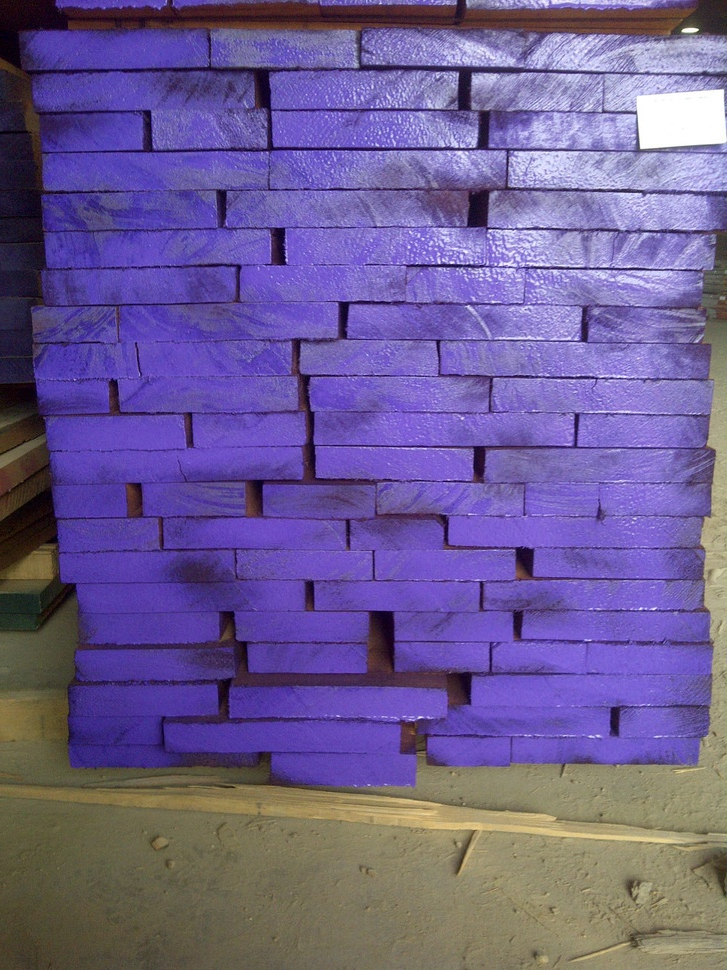
//> input picture Images/78bunk.JPG, 727 x 970 px, shrunk from 972 x 1296 before the run
$ ./waterShed ../Images/78bunk.JPG   (built with g++ and OpenCV 4)
//> lines starting //> are read from the running program, lines starting //| are printed output that depends on the picture; after the words box and inside, x2 and y2 are one past the last pixel; in counts of white or black regions, pixels touching at a corner belong together
/**
 * Count and segment overlapping objects with Watershed and Distance Transform.
 *
 * See the tutorial at:
 * http://opencv-code.com/count-and-segment-overlapping-objects-with-watershed-and-distance-transform/
 */

 // This is the standard way of counting objects in a scene

#include </opt/local/include/opencv2/imgproc/imgproc.hpp>
#include <highgui.h>
#include <cv.h>
#include <iostream>

int main(int argc, char** argv)
{
	cv::Mat src = cv::imread(argv[1]);
//> src is the input picture: 970 rows x 727 cols, CV_8UC3; mean B, G, R 144.9, 93.2, 109
	if (!src.data)
		return -1;

	cv::imshow("src", src);

	// Create binary image from source image
	cv::Mat bw;
	cv::cvtColor(src, bw, CV_BGR2GRAY);
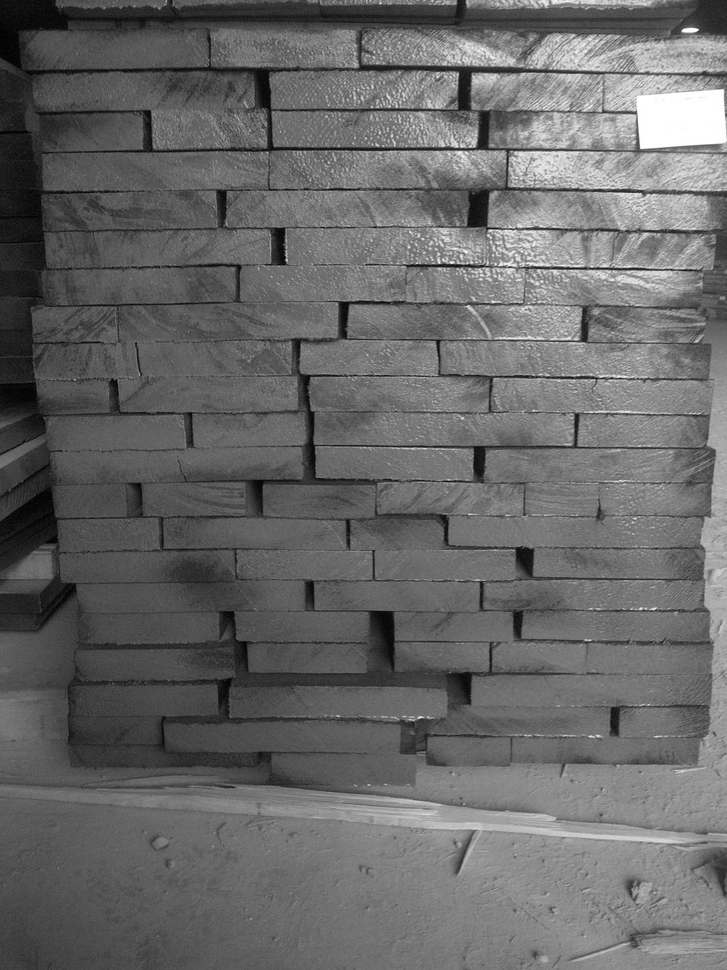
//> bw: 970 rows x 727 cols, CV_8UC1; min 1, max 255, mean 103.8
	cv::threshold(bw, bw, 40, 255, CV_THRESH_BINARY);
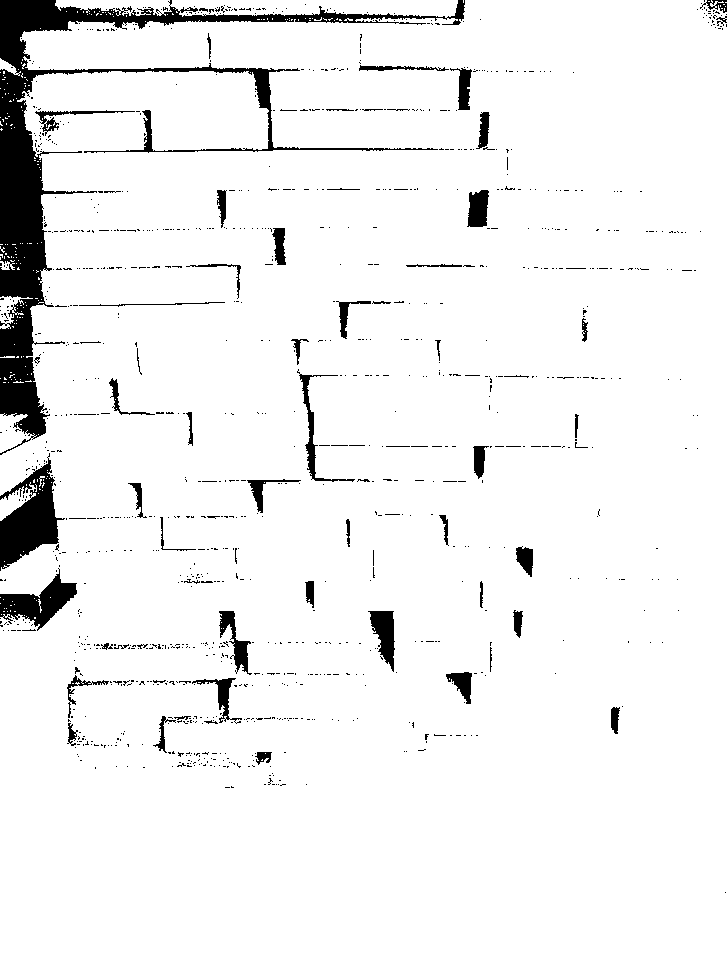
//> bw: 970 rows x 727 cols, CV_8UC1; 94.2% white; 1097 black regions (1028 under 20 px), largest, box (x1, y1, x2, y2) and area: (0, 0, 465, 455) 21193, (0, 453, 65, 571) 3579, (0, 568, 77, 631) 1980
	cv::imshow("bw", bw);

	// Perform the distance transform algorithm
	cv::Mat dist;
	cv::distanceTransform(bw, dist, CV_DIST_L2, 3);

	// Normalize the distance image for range = {0.0, 1.0}
	// so we can visualize and threshold it
	cv::normalize(dist, dist, 0, 1., cv::NORM_MINMAX);
	cv::imshow("dist", dist);

	// Threshold to obtain the peaks
	// This will be the markers for the foreground objects
	cv::threshold(dist, dist, .5, 1., CV_THRESH_BINARY);
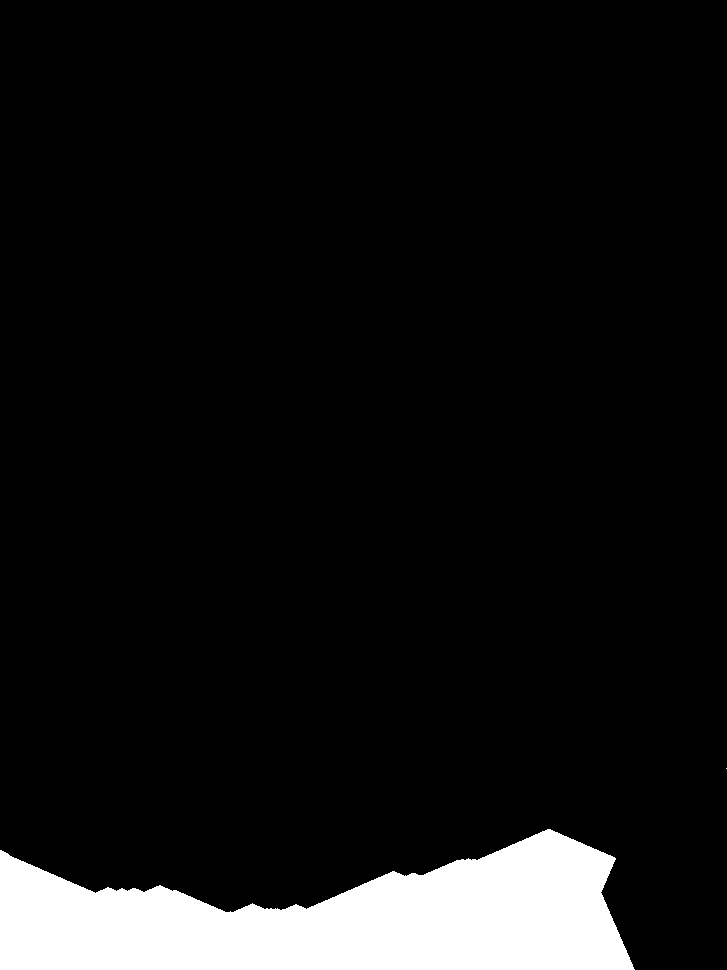
//> dist: 970 rows x 727 cols, CV_32FC1; values 0 (black) and 1 (white), 8.1% white; 2 white regions (1 under 20 px), largest, box (x1, y1, x2, y2) and area: (0, 829, 635, 970) 57332
	cv::imshow("dist2", dist);

	// Create the CV_8U version of the distance image
	// It is needed for cv::findContours()
	cv::Mat dist_8u;
	dist.convertTo(dist_8u, CV_8U);
//> dist_8u: 970 rows x 727 cols, CV_8UC1; values 0 (black) and 1 (white), 8.1% white; 2 white regions (1 under 20 px)

	// Find total markers
	std::vector<std::vector<cv::Point> > contours;
	cv::findContours(dist_8u, contours, CV_RETR_EXTERNAL, CV_CHAIN_APPROX_SIMPLE);
//> contours = 2 contours, 1 with area under 20; largest, box (x1, y1, x2, y2) and area: (0, 829, 635, 970) 56592
	int ncomp = contours.size();
//> ncomp = 2

	std::cout << "number of components: " << ncomp;
//| number of components: 2

	// Create the marker image for the watershed algorithm
	cv::Mat markers = cv::Mat::zeros(dist.size(), CV_32SC1);

	// Draw the foreground markers
	for (int i = 0; i < ncomp; i++)
		cv::drawContours(markers, contours, i, cv::Scalar::all(i+1), -1);
//> this loop made 2 passes
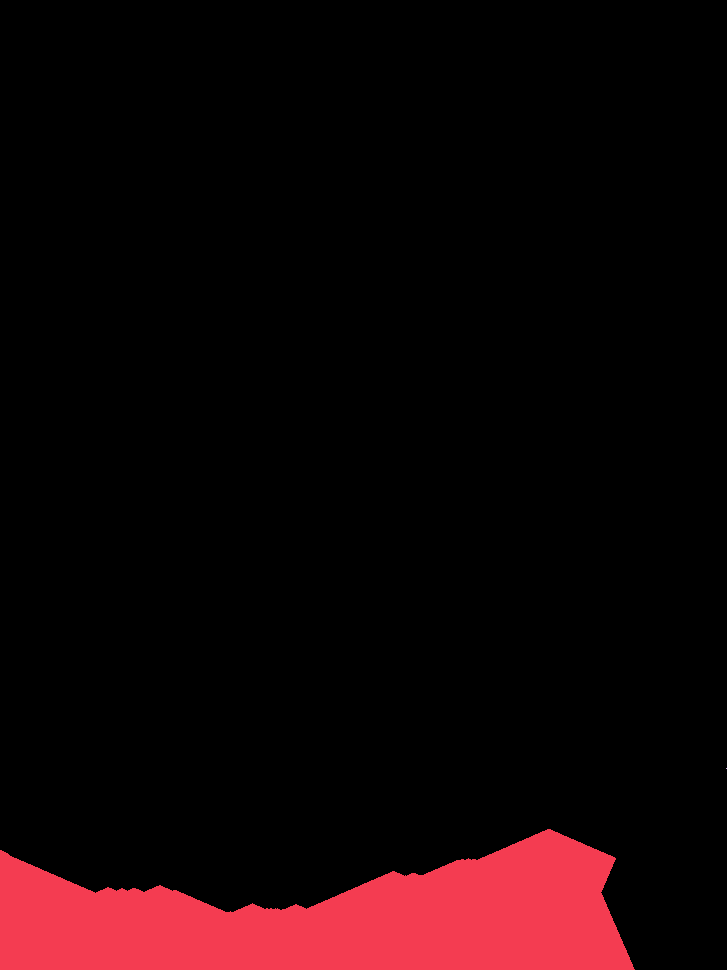
//> markers: 970 rows x 727 cols, CV_32SC1; 3 distinct labels, from 0 to 2; one colour per label, 0 black

	// Draw the background marker
	cv::circle(markers, cv::Point(5,5), 3, CV_RGB(255,255,255), -1);
//> markers: 970 rows x 727 cols, CV_32SC1; 4 distinct labels, from 0 to 255
	cv::imshow("markers", markers*10000);

	// Perform the watershed algorithm
	cv::watershed(src, markers);
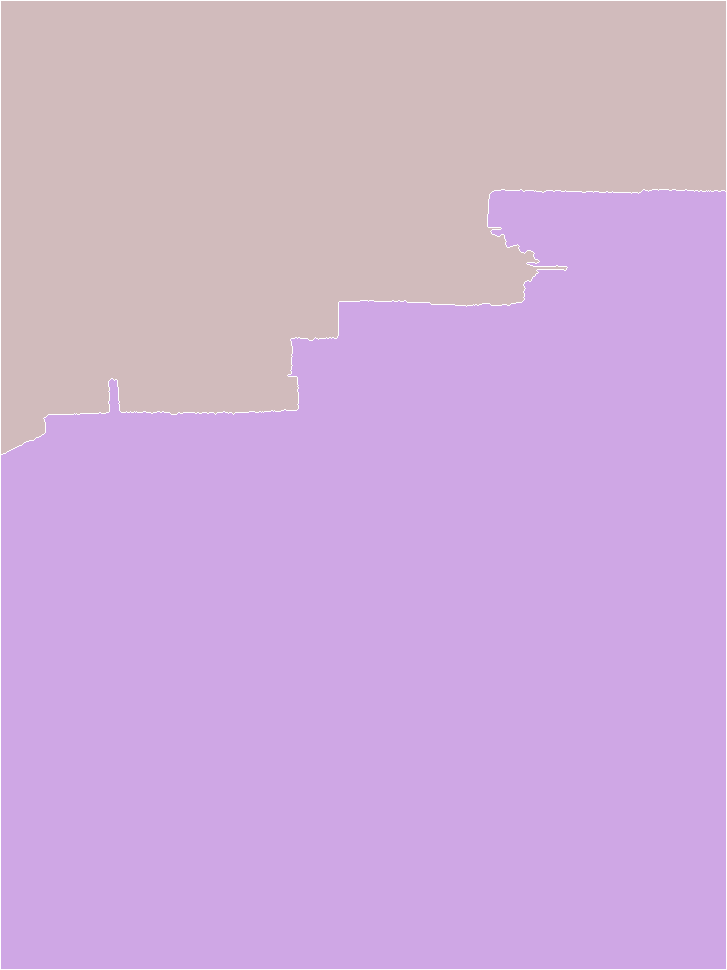
//> markers: 970 rows x 727 cols, CV_32SC1; 3 distinct labels, from -1 to 255; one colour per label, 0 black, -1 white

	// Generate random colors
	std::vector<cv::Vec3b> colors;
	for (int i = 0; i < ncomp; i++)
	{
		int b = cv::theRNG().uniform(0, 255);
		int g = cv::theRNG().uniform(0, 255);
		int r = cv::theRNG().uniform(0, 255);

		colors.push_back(cv::Vec3b((uchar)b, (uchar)g, (uchar)r));
	}

	// Create the result image
	cv::Mat dst = cv::Mat::zeros(markers.size(), CV_8UC3);

	// Fill labeled objects with random colors
	for (int i = 0; i < markers.rows; i++)
	{
		for (int j = 0; j < markers.cols; j++)
		{
			int index = markers.at<int>(i,j);
			if (index > 0 && index <= ncomp)
				dst.at<cv::Vec3b>(i,j) = colors[index-1];
			else
				dst.at<cv::Vec3b>(i,j) = cv::Vec3b(0,0,0);
		}
	}
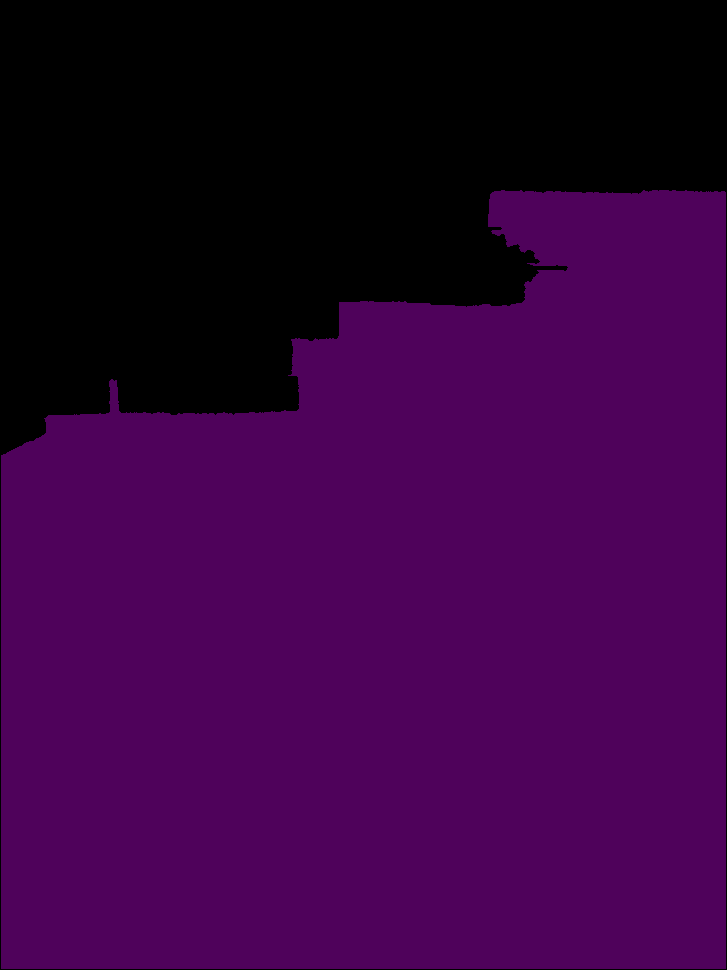
//> dst: 970 rows x 727 cols, CV_8UC3; mean B, G, R 60.8, 1.3, 52.8

	cv::imshow("dst", dst);

	cv::waitKey(0);
	return 0;
}
